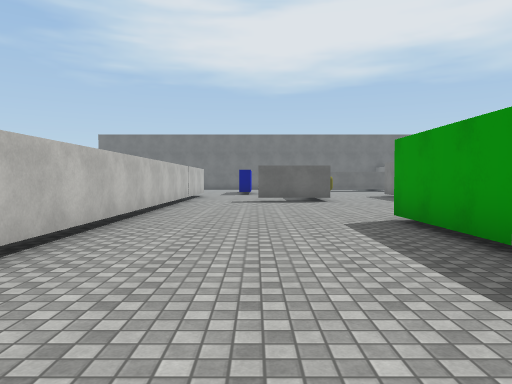
View 1 (above)

12 first-person views from a walk through a 3-D level made in the Unity game engine. The camera is 1.4 m above the floor, tilts 2° down and sees 70° across. The floor is counted in squares, 2 m on a side. Each view is taken from the middle of a square. On the plan, view 1 faces up. The plan holds only what a view shows up to about 11 squares ahead; the rest is blank. The player is left out. Surface patterns are stand-ins for the level's own textures.

View 2
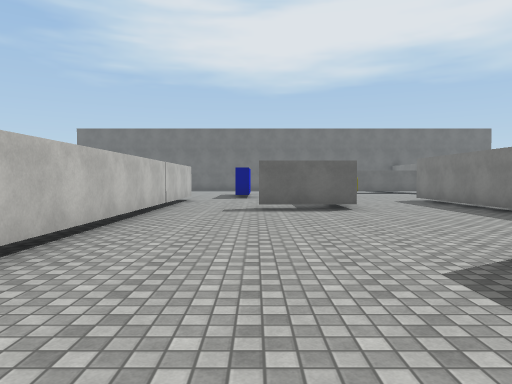

View 3
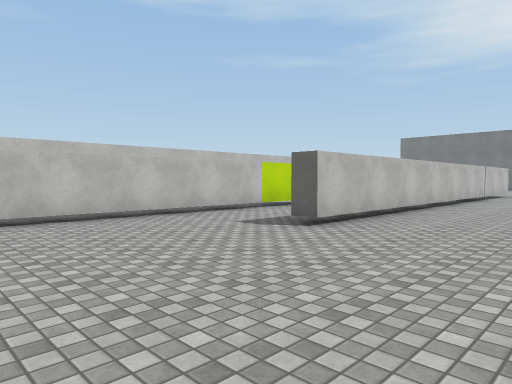

View 4
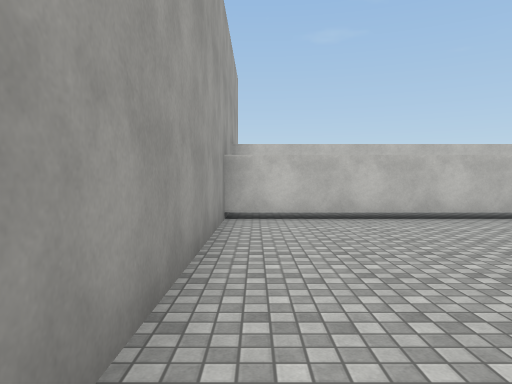

View 5
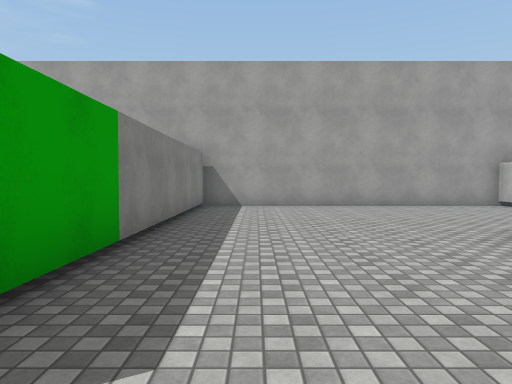

View 6
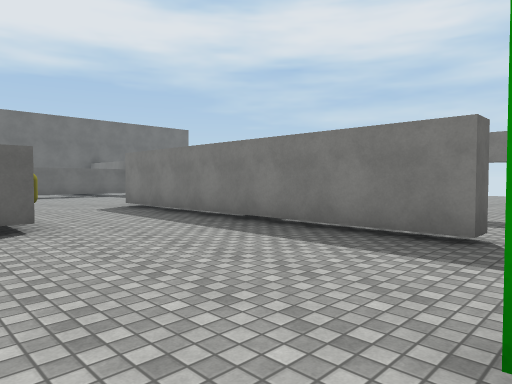

View 7
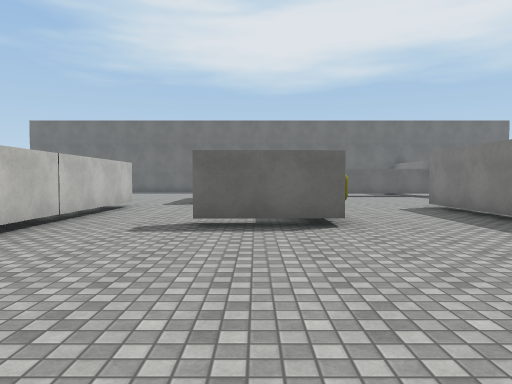

View 8
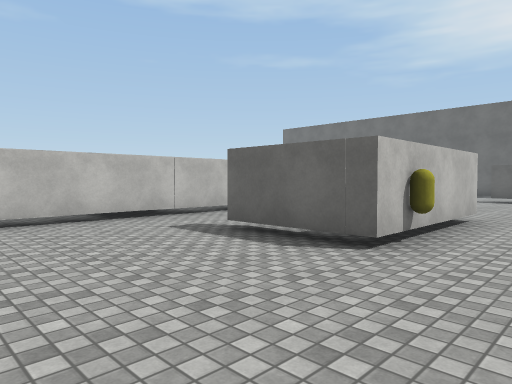

View 9
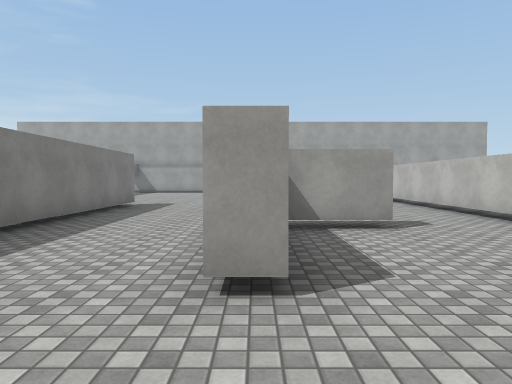

View 10
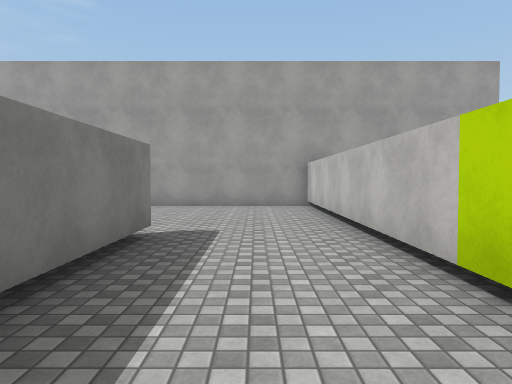

View 11
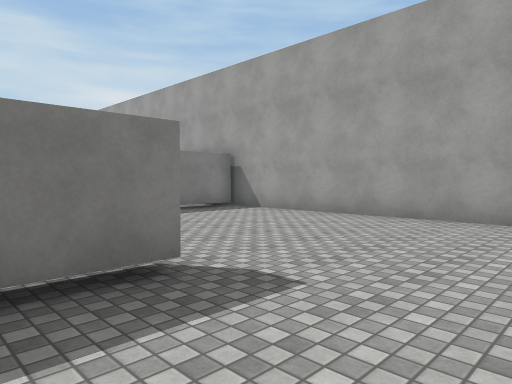

View 12
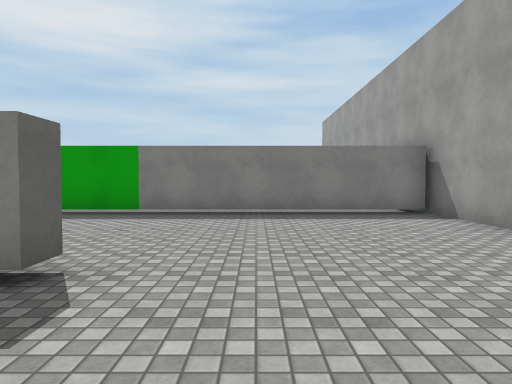

### Floor plan
Key: @ floor where view 1 was taken; # wall or solid block; . floor; T thing the floor can be seen under or through; O other object.
Columns run from 7 left of view 1 to 11 right of it. Each row starts with its distance up from view 1.
 21          #
 20         ..
 19         ..
 18          .
 17     ..   . ...
 16     ... ......
 15     #.......#.
 14     #....#..#.
 13     #....#..#.
 12     #..##O..#.
 11     #..##...#
 10     #.......#.
  9     #.......#.
  8     #.......#. ....
  7    .#.......#...
  6  #..#....T...
  5 .#..#....T.
  4 .#..#....T.
  3 .#..#....T.
  2 .#.......T.
  1 .#.......T.
  0 .#.....@.T.
 -1 .#.......T.
 -2 .#.......T.
 -3  ##########

Positions as (right, up) in squares from view 1, and headings:
1: (0, 0), facing up
2: (0, 3), facing up
3: (1, -2), facing up-left
4: (1, -2), facing left
5: (1, 7), facing down
6: (1, 6), facing up-right
7: (1, 6), facing up
8: (4, 8), facing up-left
9: (2, 17), facing down
10: (-4, 7), facing down
11: (-5, 4), facing down-right
12: (-5, 1), facing right
